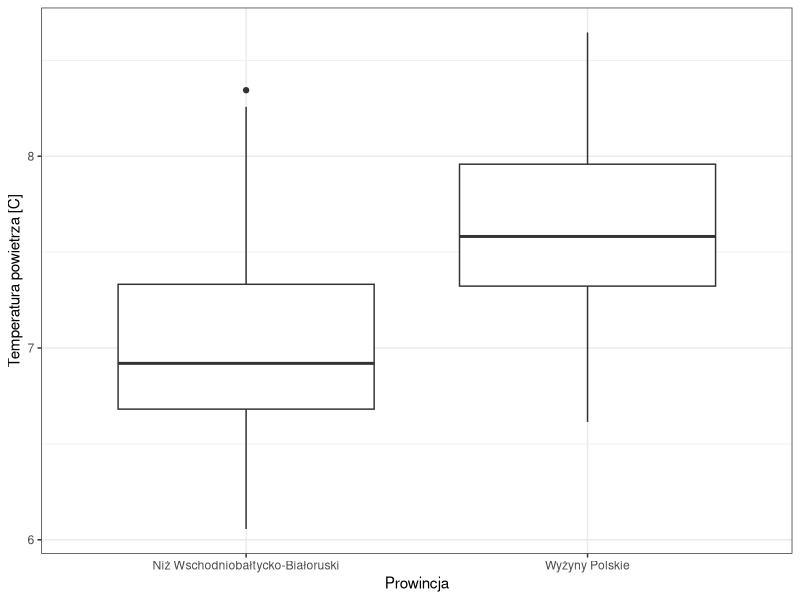
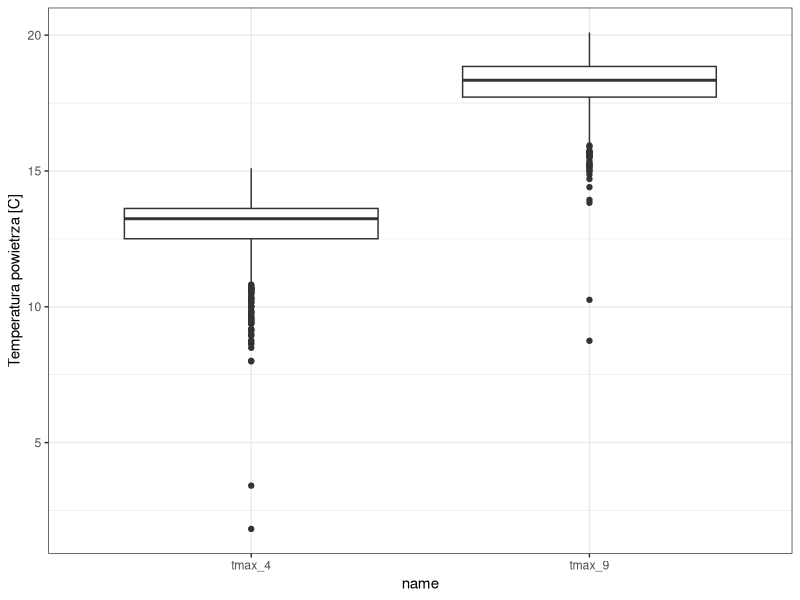

Here is the R script that generated these plots, in order:
## ---- chunk 1
pomiary_pol = read.csv("data/pomiary_pol.csv")
pomiary_pol2 = subset(pomiary_pol, 
                      prowincja %in%
                       c("Niż Wschodniobałtycko-Białoruski",
                         "Wyżyny Polskie"))
head(pomiary_pol2)
## ---- chunk 2
#| message: false
#| warning: false
library(ggplot2)
ggplot(pomiary_pol2, aes(x = prowincja, y = annual_tavg)) + 
  geom_boxplot() + 
  labs(x = "Prowincja", y = "Temperatura powietrza [C]") + 
  theme_bw()
## ---- chunk 3
t.test(annual_tavg ~ prowincja, data = pomiary_pol2)
## ---- chunk 4
t.test(annual_tavg ~ prowincja, data = pomiary_pol2, 
       alternative = "greater")
## ---- chunk 5
t.test(annual_tavg ~ prowincja, data = pomiary_pol2, 
       alternative = "less")
## ---- chunk 6
library(dplyr)
library(tidyr)
library(ggplot2)
pomiary_pol = read.csv("data/pomiary_pol.csv")
head(pomiary_pol)
## ---- chunk 7
#| message: false
#| warning: false

#Wykonanie wykresu pudelkowego wymaga zamiany danych na format dlugi
pomiary_pol_l <- pomiary_pol %>% 
  select(pomiar_id, tmax_4, tmax_9) %>% 
  pivot_longer(contains("tmax"))

ggplot(pomiary_pol_l, aes(name, value)) + 
  geom_boxplot() + 
  labs(y = "Temperatura powietrza [C]") + 
  theme_bw()
## ---- chunk 8
t.test(pomiary_pol$tmax_4, pomiary_pol$tmax_9, paired = TRUE, alternative = "greater")
## ---- chunk 9
pomiary_pol = read.csv("data/pomiary_pol.csv")
pomiary_pol2 = subset(pomiary_pol, 
                     prowincja %in%
                       c("Niż Wschodniobałtycko-Białoruski",
                         "Wyżyny Polskie"))
## ---- chunk 10
var.test(annual_tavg ~ prowincja, data = pomiary_pol2)
## ---- chunk 11
pomiary_pol = read.csv("data/pomiary_pol.csv")
pomiary_pol2 = subset(pomiary_pol, 
                     prowincja %in%
                       c("Niż Wschodniobałtycko-Białoruski",
                         "Wyżyny Polskie"))
## ---- chunk 12
#| message: false
library(car)
leveneTest(annual_tavg ~ prowincja, data = pomiary_pol2)
